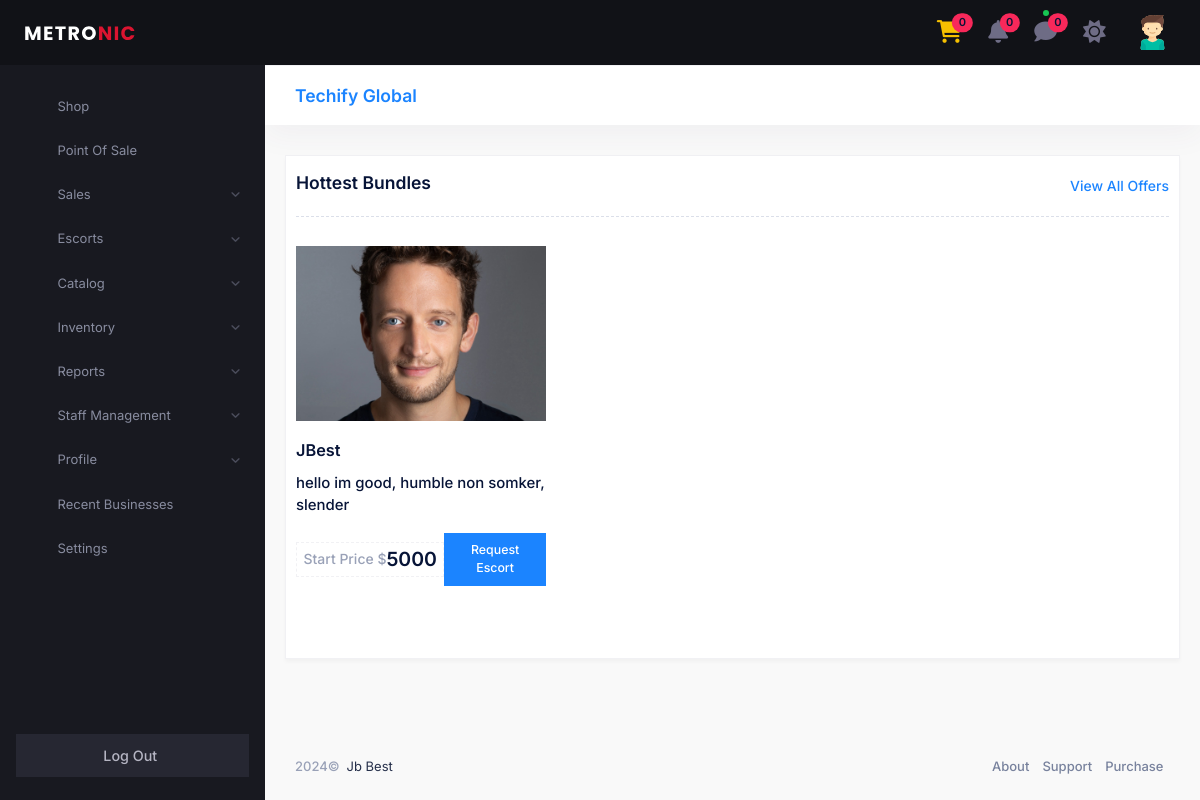
The page /ourescorts (signed in) on the database its author committed.
### business/models.py (models this page shows, shortened)
class RecentActiveBusiness(models.Model):
    ACTIVE_STATUS_CHOICES = [
        ('On', 'On'),
        ('Off', 'Off'),
    ]
    businesses = models.ForeignKey(BusinessProfile, on_delete=models.CASCADE, related_name='businesses')
    visitor = models.ForeignKey(User, on_delete=models.CASCADE, related_name='visitor')
    active_status = models.CharField(max_length=10, choices=ACTIVE_STATUS_CHOICES, blank=True, null=True)
    date_created = models.DateField(auto_now_add=True)

class BusinessProfile(models.Model):
    BUSINESS_TYPE_CHOICES = [
        ('We provide accomodation', 'We provide accomodation'),
        ('We do not provide accomodation', 'We do not provide accomodation'),
    ]
    business_owner = models.ForeignKey(User, on_delete=models.CASCADE, related_name='business_owner')
    business_type = models.CharField(max_length=255, choices=BUSINESS_TYPE_CHOICES, blank=True, null=True)
    profile_image = models.ImageField(upload_to='media/',null=True, blank=True)
    cover_image = models.ImageField(upload_to='media/',null=True, blank=True)
    code = models.CharField(max_length=255,  default='ABC', unique=True)
    name = models.CharField(max_length=255)
    address = models.CharField(max_length=255)
    country = models.CharField(max_length=255)
    currency = models.CharField(max_length=255)
    slogan = models.CharField(max_length=255, null=True, blank=True)
    phone = models.CharField(max_length=255)
    email = models.CharField(max_length=255, null=True, blank=True)
    about = models.TextField(max_length=255, null=True, blank=True)
    seo = models.TextField(max_length=255, null=True, blank=True)
    date_created = models.DateField(auto_now_add=True)

### escorts/models.py (models this page shows, shortened)
class EscortProfile(models.Model):
    user = models.OneToOneField(User, on_delete=models.CASCADE, related_name='escort_profile')
    name = models.CharField(max_length=255)
    bio = models.TextField()
    services = models.TextField()  # Comma-separated list of services
    pricing = models.TextField()
    is_active = models.BooleanField(default=True)  # To deactivate or activate profiles
    image1 = models.ImageField(upload_to='escort_images/',null=True, blank=True)
    image2 = models.ImageField(upload_to='escort_images/',null=True, blank=True)
    image3 = models.ImageField(upload_to='escort_images/',null=True, blank=True)

### escorts/views.py (the view)
# urls.py: path('ourescorts',views.escort_list,name ='ourescorts'),
def escort_list(request):
    escorts = EscortProfile.objects.filter(is_active=True)
    return render(request, 'home/escorts/allescorts.html', {'escorts': escorts})

### home/context_processors.py (called while the page is built)
def active_user(request):
    active_business = None  # To hold active business if found
    unseen_notifications_count = 0  # To hold unseen notifications count
    if request.user.is_authenticated:
        user = request.user
        try:
            active_business = RecentActiveBusiness.objects.get(visitor=user, active_status='On')
        except RecentActiveBusiness.DoesNotExist:
            active_business = None
        unseen_notifications_count = Notification.objects.filter(user=user, is_seen=False).count()
    return {
        'active_business': active_business,
        'unseen_notifications_count': unseen_notifications_count,
    }

### home/templates/home/escorts/allescorts.html (shortened to what this page needs)
{% extends "home/base.html" %}
{% load widget_tweaks %}
{% load static %}
{% block content %}
<div id="kt_content_container" class=" container-xxl ">
    <div class="row">
	<div class="card py-5">
<div class="mb-17">
    <div class="d-flex flex-stack mb-5">
        <h3 class="text-gray-900">Hottest Bundles</h3>
        <a href="#" class="fs-6 fw-semibold link-primary">
            View All Offers
        </a>
    </div>
    <div class="separator separator-dashed mb-9"></div>
    <div class="row g-10">
	{% for escort in escorts %}
        <div class="col-md-4">
<div class="card-xl-stretch me-md-6">
    <a class="d-block overlay" data-fslightbox="lightbox-hot-sales" href="{% if escort.image1 %} {{ escort.image1.url }}{% endif %}">
        <div class="overlay-wrapper bgi-no-repeat bgi-position-center bgi-size-cover card-rounded min-h-175px"
            style="background-image:url('{% if escort.image1 %} {{ escort.image1.url }}{% endif %}')">
        </div>
    </a>
    <div class="mt-5">
        <a href="#" data-id="{{ escort.pk }}" class="fs-4 text-gray-900 fw-bold text-hover-primary text-gray-900 lh-base" onclick="storeEscortId({{ escort.pk }})">
    {{ escort.name }}
</a>
        <div class="fw-semibold fs-5 text-gray-600 text-gray-900 mt-3">
            {{escort.bio}}   </div>
        <div class="fs-6 fw-bold mt-5 d-flex flex-stack">
            <span class="badge border border-dashed fs-2 fw-bold text-gray-900 p-2">
                <span class="fs-6 fw-semibold text-gray-500">Start Price $</span>
                5000          </span>
            <a href="#" class="btn btn-sm btn-primary">Request Escort</a>
        </div>
    </div>
</div>
         </div>
	{% endfor %}
    </div>
	</div>
</div>
    </div>
</div>
{% endblock %}

### home/templates/home/base.html (shortened to what this page needs)
{% load static%}
{% load humanize %}
<!DOCTYPE html>
<html lang="en" >
<head>
		 <link rel="stylesheet" href="https://cdnjs.cloudflare.com/ajax/libs/font-awesome/6.0.0-beta3/css/all.min.css">
                             <link rel="stylesheet" type="text/css" href="{% static 'home/assets/plugins/custom/fullcalendar/fullcalendar.bundle.css' %}" />
                             <link rel="stylesheet" type="text/css" href="{% static 'home/assets/plugins/custom/datatables/datatables.bundle.css' %}" />
                            <link rel="stylesheet" type="text/css" href="{% static 'home/assets/plugins/global/plugins.bundle.css' %}" />
                            <link rel="stylesheet" type="text/css" href="{% static 'home/assets/css/style.bundle.css' %}"/>
    </head>
    <body  id="kt_body"  class="header-fixed header-tablet-and-mobile-fixed toolbar-enabled toolbar-fixed toolbar-tablet-and-mobile-fixed aside-enabled aside-fixed"  style="--kt-toolbar-height:55px;--kt-toolbar-height-tablet-and-mobile:55px" >
	<div class="d-flex flex-column flex-root">
		<div class="page d-flex flex-row flex-column-fluid">
<div
	id="kt_aside"
	class="aside  aside-dark aside-hoverable "
	data-kt-drawer="true"
	data-kt-drawer-name="aside"
	data-kt-drawer-activate="{default: true, lg: false}"
	data-kt-drawer-overlay="true"
	data-kt-drawer-width="{default:'200px', '300px': '250px'}"
	data-kt-drawer-direction="start"
	data-kt-drawer-toggle="#kt_aside_mobile_toggle"
	>
    <div class="aside-logo flex-column-auto" id="kt_aside_logo">
        <a href="#">
            <img alt="Logo" src="{% static 'home/assets/media/logos/demo13.svg' %}" class="h-15px logo"/>
        </a>
            <div id="kt_aside_toggle" class="btn btn-icon w-auto px-0 btn-active-color-primary aside-toggle me-n2"
                data-kt-toggle="true"
                data-kt-toggle-state="active"
                data-kt-toggle-target="body"
                data-kt-toggle-name="aside-minimize"
                >
                <i class="ki-outline ki-double-left fs-1 rotate-180"></i>            </div>
            </div>
	<div class="aside-menu flex-column-fluid mt-6">
<div
    class="hover-scroll-overlay-y"
    id="kt_aside_menu_wrapper"
    data-kt-scroll="true"
    data-kt-scroll-activate="{default: false, lg: true}"
    data-kt-scroll-height="auto"
    data-kt-scroll-dependencies="#kt_aside_logo, #kt_aside_footer"
    data-kt-scroll-wrappers="#kt_aside_menu"
    data-kt-scroll-offset="0"
>
    <div class="menu menu-column menu-title-gray-800 menu-state-title-primary menu-state-icon-primary menu-state-bullet-primary menu-arrow-gray-500" id="#kt_aside_menu" data-kt-menu="true">
	<div  class="menu-item" >
			<a class="menu-link "  href="{% url 'shop'  %}"   >
				<span  class="menu-icon" ><i class="ki-outline ki-rocket fs-2"></i></span><span  class="menu-title" >Shop</span>
			</a>
		</div>
		<div  class="menu-item" >
			<a class="menu-link "  href="{% url 'pos'  %}"  >
				<span  class="menu-icon" ><i class="ki-outline ki-rocket fs-2"></i></span><span  class="menu-title" >Point Of Sale</span>
			</a>
	</div>
	 <div data-kt-menu-trigger="click" class="menu-item  menu-accordion">
    <span class="menu-link">
        <span class="menu-icon">
            <i class="ki-outline ki-element-11 fs-2"></i>
        </span>
        <span class="menu-title">Sales</span>
        <span class="menu-arrow"></span>
    </span>
	</div>
	 <div data-kt-menu-trigger="click" class="menu-item  menu-accordion">
    <span class="menu-link">
        <span class="menu-icon">
            <i class="ki-outline ki-element-11 fs-2"></i>
        </span>
        <span class="menu-title">Escorts</span>
        <span class="menu-arrow"></span>
    </span>
	</div>
	 <div data-kt-menu-trigger="click" class="menu-item  menu-accordion">
    <span class="menu-link">
        <span class="menu-icon">
            <i class="ki-outline ki-element-11 fs-2"></i>
        </span>
        <span class="menu-title">Catalog</span>
        <span class="menu-arrow"></span>
    </span>
	</div>
	 <div data-kt-menu-trigger="click" class="menu-item  menu-accordion">
    <span class="menu-link">
        <span class="menu-icon">
            <i class="ki-outline ki-element-11 fs-2"></i>
        </span>
        <span class="menu-title">Inventory</span>
        <span class="menu-arrow"></span>
    </span>
	</div>
	 <div data-kt-menu-trigger="click" class="menu-item  menu-accordion">
    <span class="menu-link">
        <span class="menu-icon">
            <i class="ki-outline ki-element-11 fs-2"></i>
        </span>
        <span class="menu-title">Reports</span>
        <span class="menu-arrow"></span>
    </span>
	</div>
	<div  data-kt-menu-trigger="click"  class="menu-item menu-accordion" >
	<span class="menu-link"  ><span  class="menu-icon" >
	<i class="ki-outline ki-abstract-28 fs-2"></i></span><span  class="menu-title" >Staff Management</span><span  class="menu-arrow" ></span></span>
		</div>
	<div  data-kt-menu-trigger="click"  class="menu-item menu-accordion" >
	<span class="menu-link"  ><span  class="menu-icon" >
	<i class="ki-outline ki-abstract-28 fs-2"></i></span><span  class="menu-title" >Profile</span><span  class="menu-arrow" ></span></span>
		</div>
	<div  class="menu-item" >
			<a class="menu-link "  href="{% url 'recentbusinesses'  %}"  >
				<span  class="menu-icon" ><i class="ki-outline ki-rocket fs-2"></i></span><span  class="menu-title" >Recent Businesses</span>
			</a>
	</div>
	<div  class="menu-item" >
				<a class="menu-link "  href="{% url 'pos'  %}"  >
					<span  class="menu-icon" ><i class="ki-outline ki-rocket fs-2"></i></span><span  class="menu-title" >Settings</span>
				</a>
		</div>
		</div>
</div>    </div>
    <div class="aside-footer flex-column-auto pb-7 px-5" id="kt_aside_footer">
        <a href="https://preview.keenthemes.com/html/metronic/docs" class="btn btn-custom btn-primary w-100" data-bs-toggle="tooltip" data-bs-trigger="hover" data-bs-dismiss-="click" title="200+ in-house components and 3rd-party plugins">
            <span class="btn-label">
                Log Out
            </span>
                    </a>
    </div>
</div>
			<div class="wrapper d-flex flex-column flex-row-fluid" id="kt_wrapper">
<div id="kt_header" style="" class="header  align-items-stretch" >
	<div class=" container-fluid  d-flex align-items-stretch justify-content-between">
		<div class="d-flex align-items-stretch justify-content-between flex-lg-grow-1">
<div class="topbar d-flex align-items-stretch flex-shrink-0">
<div class="d-flex align-items-stretch">
    <div class="topbar-item px-3 px-lg-4 position-relative"  onclick="redirectToCart()">
        <i class="fa fa-shopping-cart text-warning fs-1"></i>
        <span  id="cart-count" class="position-absolute top-1  start-75 translate-middle badge rounded-pill bg-danger">
            0
        </span>
    </div>
</div>
    <div class="d-flex align-items-stretch">
        <div class="topbar-item px-3 px-lg-4 position-relative" data-kt-menu-trigger="click" data-kt-menu-attach="parent" data-kt-menu-placement="bottom-end" data-kt-menu-flip="bottom">
            <i  id="order-icon" class="fa fa-bell fs-1"></i>
 <span id="order-count" class="position-absolute top-1  start-75 translate-middle badge rounded-pill bg-danger">
            {{unseen_notifications_count}}
        </span>
			</div>
    </div>
    <div class="d-flex align-items-stretch">
        <div class="topbar-item px-3 px-lg-4 position-relative" id="kt_drawer_chat_toggle">
            <i class="fa fa-comment fs-1"></i>
            <span class="bullet bullet-dot bg-success h-6px w-6px position-absolute translate-middle top-0 mt-4 start-50 animation-blink">
            </span>
			 <span class="position-absolute top-1  start-75 translate-middle badge rounded-pill bg-danger">
            0
        </span>
        </div>
    </div>
    <div class="d-flex align-items-center">
<a href="#" class="topbar-item px-3 px-lg-4" data-kt-menu-trigger="{default:'click', lg: 'hover'}" data-kt-menu-attach="parent" data-kt-menu-placement="bottom-end">
    <i class="fas fa-sun theme-light-show fs-1"></i>    </a>
    </div>
    <div class="d-flex align-items-stretch" id="kt_header_user_menu_toggle">
        <div class="topbar-item cursor-pointer symbol px-3 px-lg-5 me-n3 me-lg-n5 symbol-30px symbol-md-35px" data-kt-menu-trigger="click" data-kt-menu-attach="parent" data-kt-menu-placement="bottom-end" data-kt-menu-flip="bottom">
            <img alt="Logo" src="{% static 'home/assets/media/svg/avatars/001-boy.svg' %}"/>
        </div>
    </div>
</div>
		</div>
	</div>
</div>
				<div class="content d-flex flex-column flex-column-fluid " id="kt_content">
<div class="toolbar" id="kt_toolbar">
    <div id="kt_toolbar_container" class=" container-fluid  d-flex flex-stack">
    <h1 class="d-flex align-items-center text-gray-900 fw-bold my-1 fs-3">
       {% if active_business %}<a href="{% url 'business'  %}"> {{active_business.businesses.name }}</a> {% else %} Insert Code to Buy Products {% endif %}
            </h1>
    </div>
</div>
                    <div class="post d-flex flex-column-fluid" id="kt_post">
{% block content%}
				{% endblock%}
                	</div>
				</div>
<div class="footer py-4 d-flex flex-lg-column " id="kt_footer">
	<div class=" container-fluid  d-flex flex-column flex-md-row align-items-center justify-content-between">
		<div class="text-gray-900 order-2 order-md-1">
			<span class="text-muted fw-semibold me-1">2024&copy;</span>
			<a href="#" target="_blank" class="text-gray-800 text-hover-primary">Jb Best</a>
		</div>
		<ul class="menu menu-gray-600 menu-hover-primary fw-semibold order-1">
			<li class="menu-item"><a href="https://keenthemes.com/" target="_blank" class="menu-link px-2">About</a></li>
			<li class="menu-item"><a href="https://devs.keenthemes.com/" target="_blank" class="menu-link px-2">Support</a></li>
            <li class="menu-item"><a href="https://1.envato.market/EA4JP" target="_blank" class="menu-link px-2">Purchase</a></li>
		</ul>
	</div>
</div>
			</div>
		</div>
	</div>
    </body>
</html>

### rows shown on the page
RecentActiveBusiness: businesses.name "Techify Global"
EscortProfile: image1 (picture), name "JBest", bio "hello im good, humble non somker, slender"

### other values the page prints
{{ unseen_notifications_count }} "0"
